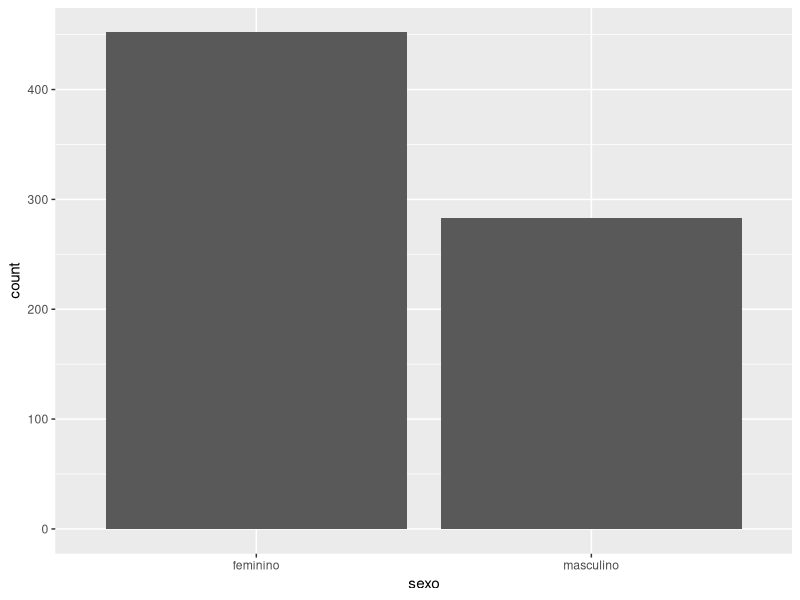
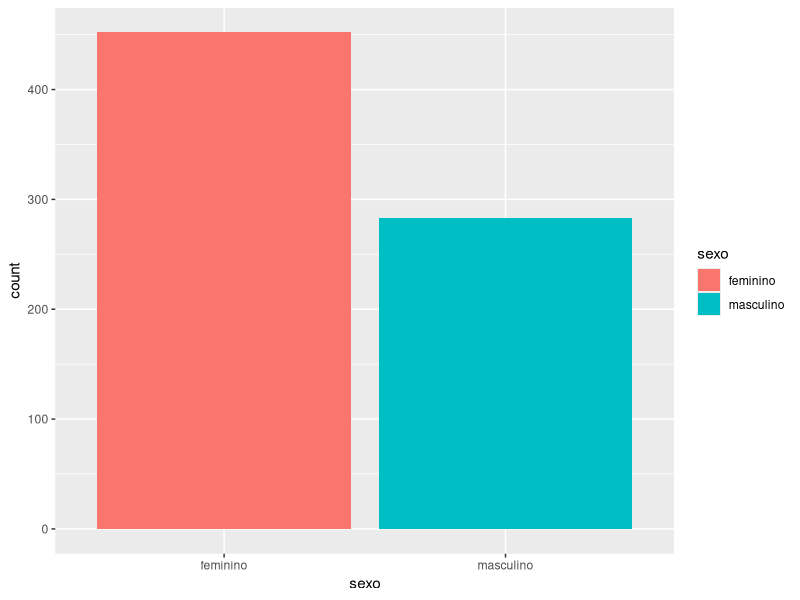

The R source for these figures, in order:
## ---- chunk 1
library(dplyr)
## ---- chunk 2
library(magrittr)
## ---- chunk 3
set.seed(100) # serve para que a geração de números aleatórios possa ser reproduzida

# função que divide por 10
div <- function(x){
  return(x/10)
}

# criando o vetor
y <- rnorm(20, 10, 1) # 20 números com média 10 e desvio 1

# calculando a média do vetor
mean(div(y))
## ---- chunk 4
set.seed(100)

# criando o vetor
y <- rnorm(20, 10, 1) # 20 números com média 10 e desvio 1

# calculando a média do vetor
y %>% div() %>% mean()

# se preferir um abaixo do outro:
y %>% 
  div() %>% 
  mean()
## ---- chunk 5
dados <- read.csv("dados.csv", header = TRUE, sep = "")
## ---- chunk 6
# visualizando a tabela - dados
dados[1:10,]
## ---- chunk 7
dados %>% 
  select(DataNascimento)
## ---- chunk 8
select(dados, DataNascimento)
## ---- chunk 9
dados %>% 
  select(sexo, idade)
## ---- chunk 10

## ---- chunk 11
dados %>% 
  select(sexo, idade, carreira, BaseCalculoMensal)
## ---- chunk 12
dados %>% 
  filter(EstadoCivil == "solteir")
## ---- chunk 13

## ---- chunk 14
dados %>% 
  filter(EstadoCivil != "divociad")
## ---- chunk 15
# Filtrando os soteiros e Professores
dados %>% 
  filter(EstadoCivil == "solteir", carreira == "PROFESSOR")
## ---- chunk 16
dados %>% 
  filter(EstadoCivil == "casad", idade > 30)
## ---- chunk 17
dados %>% 
  filter(EstadoCivil == "casad", idade > 30) %>% 
  select(-EstadoCivil)
## ---- chunk 18

## ---- chunk 19
dados %>% 
  filter(EstadoCivil == "casad" | EstadoCivil == "solteir", 
         idade >= 30 & idade <= 40, carreira == "PROFESSOR") %>% 
  select(-carreira)
## ---- chunk 20
dados %>% 
  filter(EstadoCivil == "casad" | EstadoCivil == "solteir",
         idade >= 50 & idade <= 60) %>% 
  select(idade, EstadoCivil, temposervico, BaseCalculoMensal)
## ---- chunk 21

## ---- chunk 22
dados %>% 
  filter(sexo == "feminino", EstadoCivil == "solteir") %>% 
  select(carreira, BaseCalculoMensal)
## ---- chunk 23

## ---- chunk 24
dados %>% 
  filter(EstadoCivil == "divorciad" | EstadoCivil == "sepjudicialmente", idade <= 50) %>% 
  select(sexo, EstadoCivil, carreira, idade, BaseCalculoMensal)

## ---- chunk 25
dados %>% 
  filter(EstadoCivil != "casad", idade > 40) %>% 
  select(sexo, EstadoCivil, carreira, idade, BaseCalculoMensal)
## ---- chunk 26

## ---- chunk 27
dados %>% 
  filter(EstadoCivil == "casad" | EstadoCivil == "uniaoestavel" | EstadoCivil == "solteir", idade > 50, BaseCalculoMensal >= 2000 & BaseCalculoMensal <= 3000) %>% 
  select(sexo, idade, EstadoCivil, carreira, BaseCalculoMensal)
## ---- chunk 28

## ---- chunk 29
dados %>% 
  filter(EstadoCivil == "casad" | EstadoCivil == "uniaoestavel" | EstadoCivil == "solteir", idade > 50, BaseCalculoMensal >= 3000) %>% 
  select(sexo, idade, EstadoCivil, carreira, BaseCalculoMensal)
## ---- chunk 30
dados %>% 
  arrange(idade)
## ---- chunk 31
dados %>% 
  arrange(idade, BaseCalculoMensal)
## ---- chunk 32
dados %>% 
  arrange(desc(idade), BaseCalculoMensal)
## ---- chunk 33

## ---- chunk 34
dados %>% 
  mutate(BaseCalculo6meses = BaseCalculoMensal * 6)
## ---- chunk 35
dados %>% 
  mutate(BaseCalculo6meses = BaseCalculoMensal * 6) %>% 
  select(idade, BaseCalculoMensal, BaseCalculo6meses)
## ---- chunk 36
dados %>% 
  filter(EstadoCivil == "solteir", idade >= 30 & idade <= 50) %>% 
  mutate(BaseCalculo6meses = BaseCalculoMensal * 13) %>% 
  arrange(idade, BaseCalculo6meses) %>% 
  select(sexo, idade, carreira, BaseCalculo6meses)
## ---- chunk 37
dados %>% 
  summarize(media_Base = mean(BaseCalculoMensal))

## ---- chunk 38
dados %>% 
  na.omit() %>% 
  summarize(media_Base = mean(BaseCalculoMensal))
## ---- chunk 39
dados %>% 
  na.omit() %>% 
  group_by(sexo) %>% 
  summarize(media = mean(BaseCalculoMensal))
## ---- chunk 40
dados <- na.omit(dados)
# conferir se tem NA
which(is.na(dados))
## ---- chunk 41
dados %>% 
  group_by(sexo) %>% 
  summarize(quantidade = n(), media = mean(BaseCalculoMensal), desvio_padrao = sd(BaseCalculoMensal))
## ---- chunk 42
dados %>%
  group_by(EstadoCivil) %>% 
  summarize(quantidade = n(), media = mean(BaseCalculoMensal), desvio_padrao = sd(BaseCalculoMensal))
## ---- chunk 43
dados %>% 
  group_by(sexo, EstadoCivil) %>% 
  summarize(quantidade = n(), media = mean(BaseCalculoMensal), desvio_padrao = sd(BaseCalculoMensal))
## ---- chunk 44

## ---- chunk 45
dados %>% 
  group_by(carreira) %>% 
  summarize(quantidade = n(), media = mean(BaseCalculoMensal), desvio_padrao = sd(BaseCalculoMensal))
## ---- chunk 46
carreiras_base <- dados %>% 
  group_by(carreira) %>% 
  summarize(quantidade = n(), media = mean(BaseCalculoMensal), desvio_padrao = sd(BaseCalculoMensal))
## ---- chunk 47

## ---- chunk 48
arrange(carreiras_base, desc(media))
## ---- chunk 49

## ---- chunk 50
dados %>% 
  summarize(quantidade = n(), media_idade = mean(idade), mediana_idade = median(idade), desvio_idade = sd(idade), min_idade = min(idade), max_idade = max(idade))

## ---- chunk 51
dados %>% 
  group_by(sexo) %>% 
  summarize(quantidade = n(), media_idade = mean(idade), mediana_idade = median(idade), desvio_idade = sd(idade), min_idade = min(idade), max_idade = max(idade))
## ---- chunk 52

## ---- chunk 53
dados %>% 
  group_by(sexo) %>% 
  filter(EstadoCivil == "divorciad" | EstadoCivil == "viuv") %>% 
  summarize(quantidade = n(), media_idade = mean(idade), mediana_idade = median(idade), desvio_idade = sd(idade), min_idade = min(idade), max_idade = max(idade))
## ---- chunk 54

## ---- chunk 55
dados %>% 
  group_by(sexo, EstadoCivil) %>% 
  select(sexo, EstadoCivil, idade, BaseCalculoMensal) %>% 
  summarize(n = n(), media_base = mean(BaseCalculoMensal), media_idade = mean(idade), desvio_base = sd(BaseCalculoMensal), desvio_idade = sd(idade)) %>% 
  arrange()
## ---- chunk 56
library(ggplot2)
## ---- chunk 57
base <- read.csv("dados_estatisticas_final.csv", header = TRUE, sep = ",") # ver dados - criou com separador ","
head(base)
## ---- chunk 58
str(base)
## ---- chunk 59
ggplot(data = base, mapping = aes(sexo)) + 
  geom_bar()
## ---- chunk 60
p <- ggplot(data = base, mapping = aes(x = sexo, fill = sexo)) + 
  geom_bar()

# visualizar
print(p)
